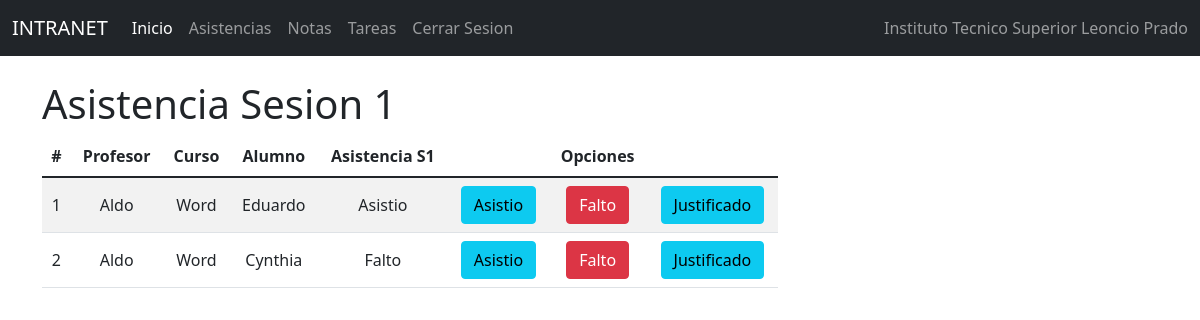
/indasis1/, run on an earlier commit of the app's database.
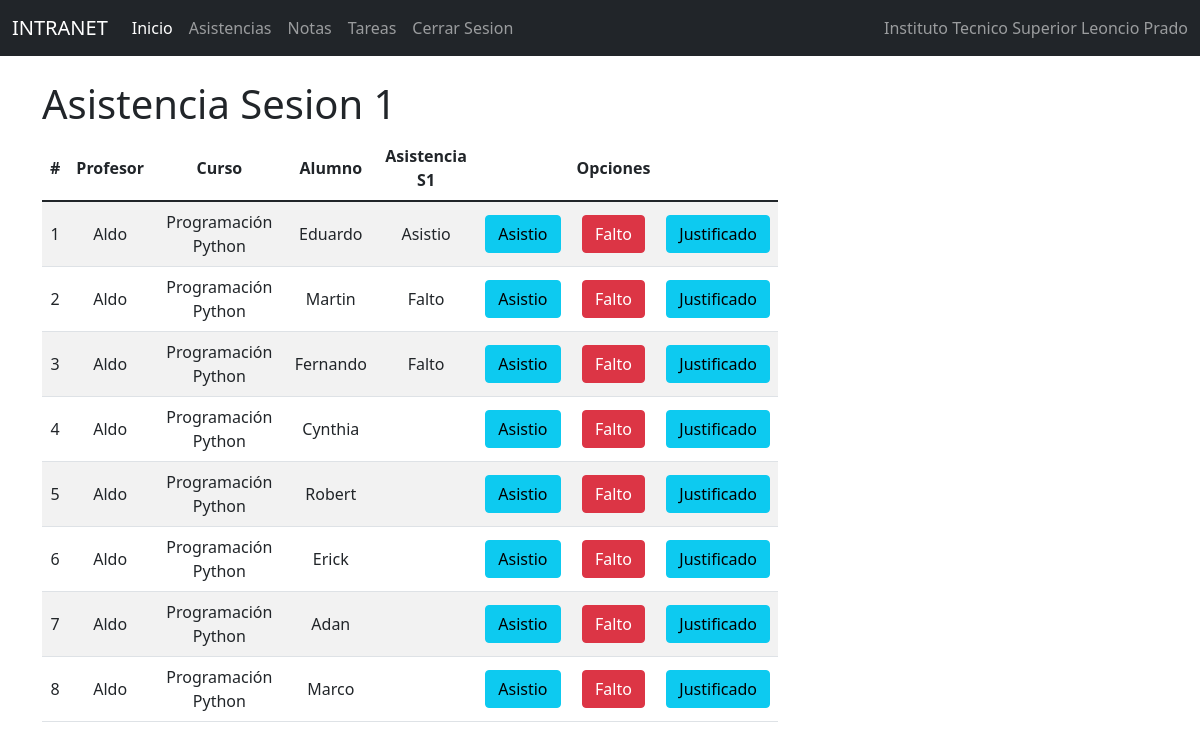
And on a later commit of the database.
### Notas/models.py (models this page shows, shortened)
class Notas(models.Model):
    id=models.IntegerField(primary_key=True)
    profesor = models.ForeignKey(Profesor, null=True,blank=True,on_delete=models.CASCADE)
    curso = models.ForeignKey(Curso, null=True,blank=True,on_delete=models.CASCADE)
    alumno = models.OneToOneField(to='Estudiante', to_field='id', null=True, blank=True, on_delete=models.CASCADE)
    sesion1_nt = models.IntegerField()
    sesion1_asis=models.CharField(max_length=50)
    tarea1_info = models.ForeignKey(Tarea1, null=True,blank=True,on_delete=models.CASCADE)
    soltarea1 = models.CharField(max_length=1000)
    notatarea1 = models.IntegerField()
    sesion2_nt = models.IntegerField()
    sesion2_asis=models.CharField(max_length=50)
    tarea2_info = models.ForeignKey(Tarea2, null=True,blank=True,on_delete=models.CASCADE)
    soltarea2 = models.CharField(max_length=1000)
    notatarea2 = models.IntegerField()
    sesion3_nt = models.IntegerField()
    sesion3_asis=models.CharField(max_length=50)
    tarea3_info = models.ForeignKey(Tarea3, null=True,blank=True,on_delete=models.CASCADE)
    soltarea3 = models.CharField(max_length=1000)
    notatarea3 = models.IntegerField()
    sesion4_nt = models.IntegerField()
    sesion4_asis=models.CharField(max_length=50)
    tarea4_info = models.ForeignKey(Tarea4, null=True,blank=True,on_delete=models.CASCADE)
    soltarea4 = models.CharField(max_length=1000)
    notatarea4 = models.IntegerField()
    sesion5_nt = models.IntegerField()
    sesion5_asis=models.CharField(max_length=50)
    tarea5_info = models.ForeignKey(Tarea5, null=True,blank=True,on_delete=models.CASCADE)
    soltarea5 = models.CharField(max_length=1000)
    notatarea5 = models.IntegerField()

class Profesor(models.Model):
    id=models.IntegerField(primary_key=True)
    nompro=models.CharField(max_length=50)
    apepro=models.CharField(max_length=50)
    dnipro=models.CharField(max_length=50)
    direccionpro=models.CharField(max_length=50)
    distritopro=models.ForeignKey(Distrito, null=True,blank=True,on_delete=models.CASCADE)
    emailpro=models.EmailField()
    estpro=models.IntegerField()
    usuario=models.OneToOneField(to='Usuario', to_field='id', null=True, blank=True, on_delete=models.CASCADE)

class Curso(models.Model):
    id=models.IntegerField(primary_key=True)
    nomcur=models.CharField(max_length=30)
    creditos=models.IntegerField()
    estcur=models.IntegerField()

class Estudiante(models.Model):
    id=models.IntegerField(primary_key=True)
    nomest=models.CharField(max_length=50)
    apeest=models.CharField(max_length=50)
    dniest=models.CharField(max_length=8)
    direccion=models.CharField(max_length=50)
    emailest=models.EmailField()
    estest=models.IntegerField()
    usuario=models.OneToOneField(to='Usuario', to_field='id', null=True, blank=True, on_delete=models.CASCADE)
    carrera=models.ForeignKey(Carrera, null=True, blank=True, on_delete=models.CASCADE)
    distrito=models.ForeignKey(Distrito, null=True, blank=True, on_delete=models.CASCADE)

### Notas/views.py (the view)
# urls.py: path('indasis1/', indasis1),
def indasis1 (request):
    notas = Notas.objects.all()
    carrera = Carrera.objects.all()
    curso = Curso.objects.all()
    profesor = Profesor.objects.all()
    return render(request, 'PROCESOS/Asistencia/gestionasistencias1.html', {"notas": notas, "carrera":carrera,
    "curso":curso, "profesor":profesor})

### Notas/Templates/PROCESOS/Asistencia/gestionasistencias1.html (shortened to what this page needs)
{% extends "../../basepro.html" %}
{% block body %}
<div class="row">
    <div class="col-sm-12 col-md-6 col-lg-8 col-xl-8 ">
        <div class="table-responsive">
            <h1>Asistencia Sesion 1</h1>
            <table class="table table-striped" >
                <thead>
                    <tr>
                        <th>#</th>
                        <th>Profesor</th>
                        <th>Curso</th>
                        <th>Alumno</th>
                        <th>Asistencia S1 </th>
                        <th></th>
                        <th class="2">Opciones</th>
                    </tr>
                </thead>
                <tbody>
                    {% for c in notas %}
                    <tr>
                        <td>{{forloop.counter}}</td>
                        <td>{{c.profesor.nompro}}</td>
                        <td>{{c.curso.nomcur}}</td>
                        <td>{{c.alumno.nomest}}</td>
                        <td>{{c.sesion1_asis}}</td>
                        <td><a href="/asistios1/{{c.id}}"   class="btn btn-info">Asistio</a></td>
                        <td><a href="/faltos1/{{c.id}}" class="btn btn-danger">Falto</a></td>
                        <td><a href="/justificados1/{{c.id}}" class="btn btn-info">Justificado</a></td>
                    </tr>
                    {% endfor %}
                </tbody>
            </table>
        </div>
    </div>
</div>
{% endblock %}

### Notas/Templates/basepro.html (shortened to what this page needs)
<!DOCTYPE html>
<html lang="en">
<head>
  {% load static %}
    <link href="https://cdn.jsdelivr.net/npm/bootstrap@5.1.3/dist/css/bootstrap.min.css" rel="stylesheet">
    <link rel="stylesheet" href="{% static 'css/gestiontipusu.css' %}">
</head>
<body>
<nav class="navbar navbar-expand-lg navbar-dark bg-dark">
    <div class="container-fluid">
      <a class="navbar-brand" href="#">INTRANET</a>
      <div class="collapse navbar-collapse" id="navbarText">
        <ul class="navbar-nav me-auto mb-2 mb-lg-0">
          <li class="nav-item">
            <a class="nav-link active" aria-current="page" href="/inicioprof/">Inicio</a>
          </li>
          <li class="nav-item">
            <a class="nav-link" href="/menuasispro/">Asistencias</a>
          </li>
          <li class="nav-item">
            <a class="nav-link" href="/menunotpro/">Notas</a>
          </li>
          <li class="nav-item">
            <a class="nav-link" href="/menutarpro/">Tareas</a>
          </li>
          <li class="nav-item">
            <a class="nav-link" href="/login/ ">Cerrar Sesion</a>
          </li>
        </ul>
        <span class="navbar-text">
          Instituto Tecnico Superior Leoncio Prado
        </span>
      </div>
    </div>
  </nav>
  <div class="container py-4">
    {%  block body %}
    {% endblock %}
  </div>
</body>
</html>

### Notas/static/css/gestiontipusu.css (style rules this page uses)
th, td { text-align: center; vertical-align: middle; }

What changed in the data, as far as the page shows it:
changed Notas "Asistio": curso.nomcur "Word" → "Programación Python"
changed Notas: curso.nomcur "Word" → "Programación Python"; alumno.nomest "Cynthia" → "Martin"
added Notas: profesor.nompro "Aldo", curso.nomcur "Programación Python", alumno.nomest "Fernando", sesion1_asis "Falto"
added Notas: profesor.nompro "Aldo", curso.nomcur "Programación Python", alumno.nomest "Cynthia"
added Notas: profesor.nompro "Aldo", curso.nomcur "Programación Python", alumno.nomest "Robert"
added Notas: profesor.nompro "Aldo", curso.nomcur "Programación Python", alumno.nomest "Erick"
added Notas: profesor.nompro "Aldo", curso.nomcur "Programación Python", alumno.nomest "Adan"
added Notas: profesor.nompro "Aldo", curso.nomcur "Programación Python", alumno.nomest "Marco"
